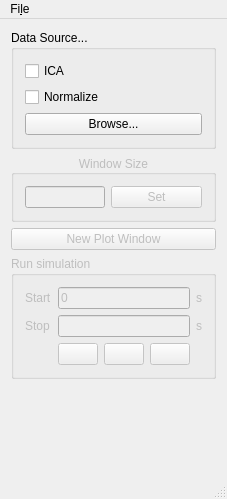
<?xml version="1.0" encoding="UTF-8"?>
<ui version="4.0">
 <class>MainWindow</class>
 <widget class="QMainWindow" name="MainWindow">
  <property name="geometry">
   <rect>
    <x>0</x>
    <y>0</y>
    <width>203</width>
    <height>499</height>
   </rect>
  </property>
  <property name="sizePolicy">
   <sizepolicy hsizetype="Preferred" vsizetype="Fixed">
    <horstretch>0</horstretch>
    <verstretch>0</verstretch>
   </sizepolicy>
  </property>
  <property name="windowTitle">
   <string notr="true">VEEGS</string>
  </property>
  <widget class="QWidget" name="centralWidget">
   <property name="sizePolicy">
    <sizepolicy hsizetype="Preferred" vsizetype="Fixed">
     <horstretch>0</horstretch>
     <verstretch>0</verstretch>
    </sizepolicy>
   </property>
   <layout class="QVBoxLayout" name="verticalLayout">
    <item>
     <widget class="QGroupBox" name="dataSourceBox">
      <property name="sizePolicy">
       <sizepolicy hsizetype="Preferred" vsizetype="Fixed">
        <horstretch>0</horstretch>
        <verstretch>0</verstretch>
       </sizepolicy>
      </property>
      <property name="title">
       <string>Data Source...</string>
      </property>
      <layout class="QFormLayout" name="formLayout">
       <property name="fieldGrowthPolicy">
        <enum>QFormLayout::ExpandingFieldsGrow</enum>
       </property>
       <item row="0" column="0" colspan="2">
        <widget class="QCheckBox" name="icaCB">
         <property name="text">
          <string>ICA</string>
         </property>
        </widget>
       </item>
       <item row="1" column="0" colspan="2">
        <widget class="QCheckBox" name="normalizeCB">
         <property name="text">
          <string>Normalize</string>
         </property>
        </widget>
       </item>
       <item row="2" column="0" colspan="2">
        <widget class="QPushButton" name="browseButton">
         <property name="text">
          <string>Browse...</string>
         </property>
        </widget>
       </item>
      </layout>
     </widget>
    </item>
    <item>
     <widget class="QGroupBox" name="windowSizeBox">
      <property name="enabled">
       <bool>false</bool>
      </property>
      <property name="sizePolicy">
       <sizepolicy hsizetype="Preferred" vsizetype="Fixed">
        <horstretch>0</horstretch>
        <verstretch>0</verstretch>
       </sizepolicy>
      </property>
      <property name="title">
       <string>Window Size</string>
      </property>
      <property name="alignment">
       <set>Qt::AlignCenter</set>
      </property>
      <layout class="QHBoxLayout" name="horizontalLayout">
       <item>
        <widget class="QLineEdit" name="windowSizeInput">
         <property name="sizePolicy">
          <sizepolicy hsizetype="Expanding" vsizetype="Expanding">
           <horstretch>0</horstretch>
           <verstretch>0</verstretch>
          </sizepolicy>
         </property>
         <property name="maximumSize">
          <size>
           <width>80</width>
           <height>16777215</height>
          </size>
         </property>
         <property name="text">
          <string/>
         </property>
         <property name="alignment">
          <set>Qt::AlignCenter</set>
         </property>
        </widget>
       </item>
       <item>
        <widget class="QPushButton" name="setWindowSizeButton">
         <property name="text">
          <string>Set</string>
         </property>
        </widget>
       </item>
      </layout>
     </widget>
    </item>
    <item>
     <widget class="QPushButton" name="newPlotButton">
      <property name="enabled">
       <bool>false</bool>
      </property>
      <property name="text">
       <string>New Plot Window</string>
      </property>
     </widget>
    </item>
    <item>
     <widget class="QGroupBox" name="runBox">
      <property name="enabled">
       <bool>false</bool>
      </property>
      <property name="sizePolicy">
       <sizepolicy hsizetype="Preferred" vsizetype="Fixed">
        <horstretch>0</horstretch>
        <verstretch>0</verstretch>
       </sizepolicy>
      </property>
      <property name="title">
       <string>Run simulation</string>
      </property>
      <layout class="QGridLayout" name="gridLayout">
       <item row="1" column="0">
        <widget class="QLabel" name="label_6">
         <property name="text">
          <string>Stop</string>
         </property>
        </widget>
       </item>
       <item row="0" column="0">
        <widget class="QLabel" name="label_4">
         <property name="text">
          <string>Start</string>
         </property>
        </widget>
       </item>
       <item row="0" column="1" colspan="3">
        <widget class="QLineEdit" name="startInput">
         <property name="text">
          <string>0</string>
         </property>
        </widget>
       </item>
       <item row="1" column="4">
        <widget class="QLabel" name="label_7">
         <property name="text">
          <string>s</string>
         </property>
        </widget>
       </item>
       <item row="1" column="1" colspan="3">
        <widget class="QLineEdit" name="stopInput"/>
       </item>
       <item row="0" column="4">
        <widget class="QLabel" name="label_5">
         <property name="text">
          <string>s</string>
         </property>
        </widget>
       </item>
       <item row="3" column="3">
        <widget class="QPushButton" name="stopButton">
         <property name="text">
          <string/>
         </property>
         <property name="icon">
          <iconset>
           <normaloff>resources/stop.png</normaloff>resources/stop.png</iconset>
         </property>
        </widget>
       </item>
       <item row="3" column="1">
        <widget class="QPushButton" name="playButton">
         <property name="text">
          <string/>
         </property>
         <property name="icon">
          <iconset>
           <normaloff>resources/play.png</normaloff>resources/play.png</iconset>
         </property>
        </widget>
       </item>
       <item row="3" column="2">
        <widget class="QPushButton" name="pauseButton">
         <property name="text">
          <string/>
         </property>
         <property name="icon">
          <iconset>
           <normaloff>resources/pause.png</normaloff>resources/pause.png</iconset>
         </property>
        </widget>
       </item>
      </layout>
     </widget>
    </item>
    <item>
     <widget class="QLabel" name="feedBackLabel">
      <property name="sizePolicy">
       <sizepolicy hsizetype="Expanding" vsizetype="Expanding">
        <horstretch>0</horstretch>
        <verstretch>0</verstretch>
       </sizepolicy>
      </property>
      <property name="styleSheet">
       <string notr="true">color: rgb(115, 210, 22)</string>
      </property>
      <property name="text">
       <string/>
      </property>
     </widget>
    </item>
   </layout>
  </widget>
  <widget class="QMenuBar" name="menuBar">
   <property name="geometry">
    <rect>
     <x>0</x>
     <y>0</y>
     <width>203</width>
     <height>30</height>
    </rect>
   </property>
   <widget class="QMenu" name="menuFile">
    <property name="title">
     <string>Fi&amp;le</string>
    </property>
    <addaction name="actionBrowse"/>
    <addaction name="actionNewPlot"/>
    <addaction name="separator"/>
    <addaction name="actionOptions"/>
   </widget>
   <addaction name="menuFile"/>
  </widget>
  <widget class="QStatusBar" name="statusBar"/>
  <action name="actionBrowse">
   <property name="text">
    <string>&amp;Browse...</string>
   </property>
  </action>
  <action name="actionNewPlot">
   <property name="enabled">
    <bool>false</bool>
   </property>
   <property name="text">
    <string>&amp;New Plot Window</string>
   </property>
  </action>
  <action name="actionOptions">
   <property name="enabled">
    <bool>false</bool>
   </property>
   <property name="text">
    <string>&amp;Options</string>
   </property>
  </action>
 </widget>
 <layoutdefault spacing="6" margin="11"/>
 <resources/>
 <connections/>
</ui>
